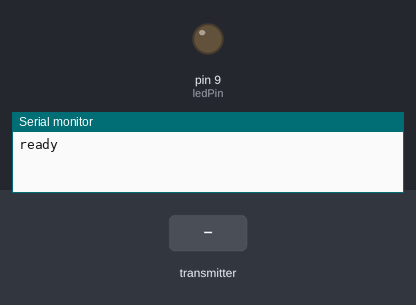
Simulated run of this sketch. Board: Arduino Leonardo, built with avr-gcc and run on an emulated ATmega32U4. Parts: output pins drawn as LEDs (lit = HIGH), the last lines printed to the serial monitor. Dashed ring = blinking. The inputs (shaded band) are chosen by the test bench. No radio packets arrive unless stated.

Above: at 1.2 s.
1.3 s: the transmitter starts sending buf.0 = 0
At 5.12 s:
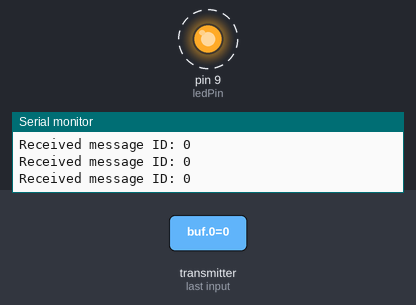
Timing chart, 0 to 10.3 s (numbered marks = the images above; inputs shaded):
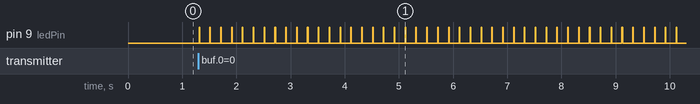

The sketch:

MachiRx.ino
```cpp
#include <RH_ASK.h>
#include "MIDIUSB.h"

#define ledPin 9 // ATTiny build in LED

// tx/rx configuration
#define rxPin 2 // ATTiny, RX on D3 (pin 2 on attiny85)
#define txPin 0 // ATTiny, TX on D1 (pin 0 on attiny85)
#define txSpeed 1000

RH_ASK driver(txSpeed, rxPin, txPin,false);

int delaymillis = 10;

void setup() {
    Serial.begin(9600);
    if (!driver.init()) {
        Serial.println("init failed");
        digitalWrite(ledPin, HIGH); // turn the LED on (HIGH is the voltage level)
        delay(10000); // wait for 10 seconds
    } else {
        Serial.println("ready");
    }

    pinMode(ledPin, OUTPUT);
}

void loop() {
    uint8_t buf[1] = {0};
    uint8_t buflen = sizeof(buf);

    if (driver.recv(buf, &buflen)) { // Non-blocking
        uint8_t receivedMsg = buf[0]; // 受信したメッセージID
        Serial.print("Received message ID: ");
        Serial.println(receivedMsg);

        // MIDIイベントの生成
        generateMIDIEvent(receivedMsg);

        MidiUSB.flush(); // MIDIイベントを送信
        digitalWrite(ledPin, HIGH);
        delay(delaymillis);
        digitalWrite(ledPin, LOW);
    }
}

void generateMIDIEvent(uint8_t msgID) {
    // ここでは、msgIDに基づいてMIDIメッセージを生成します。
    // 例として、msgID 0から23までの範囲で24の異なるノートを鳴らすことができます。
    // msgIDに応じてMIDIチャンネル、ピッチ、ベロシティを設定
    uint8_t channel = 0;
    uint8_t pitch = 60 + (msgID % 24); // 60(C4)を基点として24ノートを循環
    uint8_t velocity = 100; // ベロシティは固定値

    noteOn(channel, pitch, velocity);
    delay(delaymillis); // ノートオン後、指定されたミリ秒数待機
    noteOff(channel, pitch, velocity);
}

void noteOn(byte channel, byte pitch, byte velocity) {
    midiEventPacket_t noteOn = {0x09, 0x90 | channel, pitch, velocity};
    MidiUSB.sendMIDI(noteOn);
}

void noteOff(byte channel, byte pitch, byte velocity) {
    midiEventPacket_t noteOff = {0x08, 0x80 | channel, pitch, velocity};
    MidiUSB.sendMIDI(noteOff);
}
```

Measured:
- after the input at 1.3 s, pin 9 (ledPin): alternates HIGH for 0.01 s and LOW for 0.19 s, starting at once
